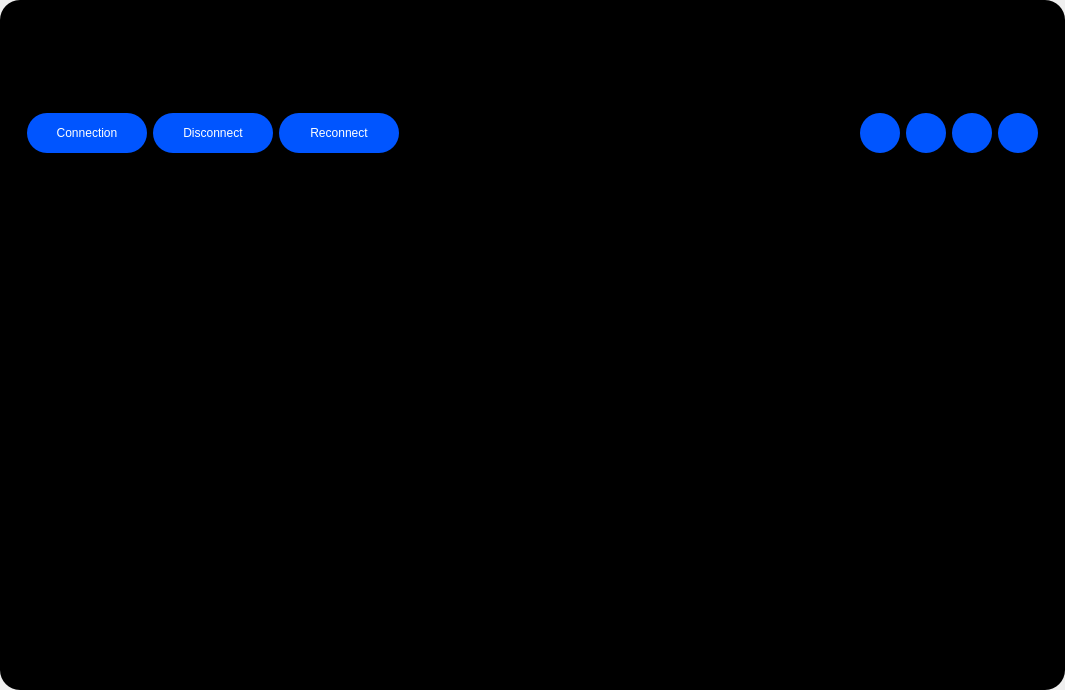
<?xml version="1.0" encoding="UTF-8"?>
<ui version="4.0">
 <class>MainWindow</class>
 <widget class="QMainWindow" name="MainWindow">
  <property name="geometry">
   <rect>
    <x>0</x>
    <y>0</y>
    <width>1065</width>
    <height>690</height>
   </rect>
  </property>
  <property name="windowTitle">
   <string>MainWindow</string>
  </property>
  <property name="styleSheet">
   <string notr="true">border-radius: 20px;
</string>
  </property>
  <widget class="QWidget" name="centralwidget">
   <layout class="QVBoxLayout" name="verticalLayout">
    <property name="spacing">
     <number>0</number>
    </property>
    <property name="leftMargin">
     <number>0</number>
    </property>
    <property name="topMargin">
     <number>0</number>
    </property>
    <property name="rightMargin">
     <number>0</number>
    </property>
    <property name="bottomMargin">
     <number>0</number>
    </property>
    <item>
     <widget class="QFrame" name="frame">
      <property name="styleSheet">
       <string notr="true">background-color: rgb(0, 0, 0);
border-radius: 20px;
border-color: rgb(170, 255, 255);
border-color: rgb(0, 0, 0);
border-width : 1.2px;</string>
      </property>
      <property name="frameShape">
       <enum>QFrame::StyledPanel</enum>
      </property>
      <property name="frameShadow">
       <enum>QFrame::Raised</enum>
      </property>
      <layout class="QVBoxLayout" name="verticalLayout_2" stretch="1,0,8">
       <item>
        <widget class="QFrame" name="frame_Logo">
         <property name="minimumSize">
          <size>
           <width>0</width>
           <height>80</height>
          </size>
         </property>
         <property name="frameShape">
          <enum>QFrame::StyledPanel</enum>
         </property>
         <property name="frameShadow">
          <enum>QFrame::Raised</enum>
         </property>
         <layout class="QHBoxLayout" name="horizontalLayout_2">
          <item>
           <spacer name="horizontalSpacer">
            <property name="orientation">
             <enum>Qt::Horizontal</enum>
            </property>
            <property name="sizeHint" stdset="0">
             <size>
              <width>62</width>
              <height>20</height>
             </size>
            </property>
           </spacer>
          </item>
          <item>
           <widget class="QLabel" name="label">
            <property name="minimumSize">
             <size>
              <width>15</width>
              <height>40</height>
             </size>
            </property>
            <property name="maximumSize">
             <size>
              <width>160</width>
              <height>16777215</height>
             </size>
            </property>
            <property name="text">
             <string/>
            </property>
            <property name="pixmap">
             <pixmap>Imagenes/ProtosUN1.jpg</pixmap>
            </property>
            <property name="scaledContents">
             <bool>true</bool>
            </property>
           </widget>
          </item>
          <item>
           <spacer name="horizontalSpacer_2">
            <property name="orientation">
             <enum>Qt::Horizontal</enum>
            </property>
            <property name="sizeHint" stdset="0">
             <size>
              <width>42</width>
              <height>20</height>
             </size>
            </property>
           </spacer>
          </item>
         </layout>
        </widget>
       </item>
       <item>
        <widget class="QFrame" name="frame_control">
         <property name="minimumSize">
          <size>
           <width>0</width>
           <height>42</height>
          </size>
         </property>
         <property name="frameShape">
          <enum>QFrame::StyledPanel</enum>
         </property>
         <property name="frameShadow">
          <enum>QFrame::Raised</enum>
         </property>
         <layout class="QHBoxLayout" name="horizontalLayout">
          <item>
           <widget class="QFrame" name="frame_Conexiones">
            <property name="minimumSize">
             <size>
              <width>400</width>
              <height>40</height>
             </size>
            </property>
            <property name="maximumSize">
             <size>
              <width>16777215</width>
              <height>16777215</height>
             </size>
            </property>
            <property name="styleSheet">
             <string notr="true">QFrame{
background-color: rgb(0, 0, 0);

}

QPushButton{
background-color: rgb(0, 85, 255) ;
color: rgb(255, 255, 255);
font: 87 10pt &quot;Arial&quot;;
border-radius: 20px;
}

QPushButton:hover{
background-color: rgb(255, 255, 255);
color: rgb(0, 85, 255) ;
font: 87 10pt &quot;Arial&quot;;
border-radius: 20px;
}</string>
            </property>
            <property name="frameShape">
             <enum>QFrame::StyledPanel</enum>
            </property>
            <property name="frameShadow">
             <enum>QFrame::Raised</enum>
            </property>
            <layout class="QHBoxLayout" name="horizontalLayout_4">
             <item>
              <widget class="QPushButton" name="bt_conectar">
               <property name="minimumSize">
                <size>
                 <width>120</width>
                 <height>40</height>
                </size>
               </property>
               <property name="text">
                <string>Connection</string>
               </property>
              </widget>
             </item>
             <item>
              <widget class="QPushButton" name="bt_desconectar">
               <property name="minimumSize">
                <size>
                 <width>120</width>
                 <height>40</height>
                </size>
               </property>
               <property name="text">
                <string>Disconnect</string>
               </property>
              </widget>
             </item>
             <item>
              <widget class="QPushButton" name="bt_reconectar">
               <property name="minimumSize">
                <size>
                 <width>120</width>
                 <height>40</height>
                </size>
               </property>
               <property name="text">
                <string>Reconnect</string>
               </property>
              </widget>
             </item>
             <item>
              <spacer name="horizontalSpacer_3">
               <property name="orientation">
                <enum>Qt::Horizontal</enum>
               </property>
               <property name="sizeHint" stdset="0">
                <size>
                 <width>40</width>
                 <height>20</height>
                </size>
               </property>
              </spacer>
             </item>
            </layout>
           </widget>
          </item>
          <item>
           <widget class="QFrame" name="frame_aplicacion">
            <property name="minimumSize">
             <size>
              <width>400</width>
              <height>40</height>
             </size>
            </property>
            <property name="maximumSize">
             <size>
              <width>16777215</width>
              <height>16777215</height>
             </size>
            </property>
            <property name="styleSheet">
             <string notr="true">
QFrame{
background-color: rgb(0, 0, 0);
}

QPushButton{
background-color:rgb(0, 85, 255) ;
border-radius: 20px;
}

QPushButton:hover{
background-color: rgb(255, 255, 255);
color: rgb(0, 85, 255) ;
border-radius: 20px;
}</string>
            </property>
            <property name="frameShape">
             <enum>QFrame::StyledPanel</enum>
            </property>
            <property name="frameShadow">
             <enum>QFrame::Raised</enum>
            </property>
            <layout class="QHBoxLayout" name="horizontalLayout_3">
             <item>
              <spacer name="horizontalSpacer_4">
               <property name="orientation">
                <enum>Qt::Horizontal</enum>
               </property>
               <property name="sizeHint" stdset="0">
                <size>
                 <width>294</width>
                 <height>20</height>
                </size>
               </property>
              </spacer>
             </item>
             <item>
              <widget class="QPushButton" name="bt_minimizar">
               <property name="minimumSize">
                <size>
                 <width>40</width>
                 <height>40</height>
                </size>
               </property>
               <property name="maximumSize">
                <size>
                 <width>40</width>
                 <height>40</height>
                </size>
               </property>
               <property name="text">
                <string/>
               </property>
               <property name="icon">
                <iconset>
                 <normaloff>Imagenes/minimizar.png</normaloff>Imagenes/minimizar.png</iconset>
               </property>
               <property name="iconSize">
                <size>
                 <width>60</width>
                 <height>60</height>
                </size>
               </property>
              </widget>
             </item>
             <item>
              <widget class="QPushButton" name="bt_restaurar">
               <property name="minimumSize">
                <size>
                 <width>40</width>
                 <height>40</height>
                </size>
               </property>
               <property name="maximumSize">
                <size>
                 <width>40</width>
                 <height>40</height>
                </size>
               </property>
               <property name="text">
                <string/>
               </property>
               <property name="icon">
                <iconset>
                 <normaloff>Imagenes/restaurar.png</normaloff>Imagenes/restaurar.png</iconset>
               </property>
               <property name="iconSize">
                <size>
                 <width>60</width>
                 <height>60</height>
                </size>
               </property>
              </widget>
             </item>
             <item>
              <widget class="QPushButton" name="bt_maximizar">
               <property name="minimumSize">
                <size>
                 <width>40</width>
                 <height>40</height>
                </size>
               </property>
               <property name="maximumSize">
                <size>
                 <width>40</width>
                 <height>40</height>
                </size>
               </property>
               <property name="text">
                <string/>
               </property>
               <property name="icon">
                <iconset>
                 <normaloff>Imagenes/maximizar.png</normaloff>Imagenes/maximizar.png</iconset>
               </property>
               <property name="iconSize">
                <size>
                 <width>60</width>
                 <height>60</height>
                </size>
               </property>
              </widget>
             </item>
             <item>
              <widget class="QPushButton" name="bt_cerrar">
               <property name="minimumSize">
                <size>
                 <width>40</width>
                 <height>40</height>
                </size>
               </property>
               <property name="maximumSize">
                <size>
                 <width>40</width>
                 <height>40</height>
                </size>
               </property>
               <property name="text">
                <string/>
               </property>
               <property name="icon">
                <iconset>
                 <normaloff>Imagenes/cerrar.png</normaloff>Imagenes/cerrar.png</iconset>
               </property>
               <property name="iconSize">
                <size>
                 <width>60</width>
                 <height>60</height>
                </size>
               </property>
              </widget>
             </item>
            </layout>
           </widget>
          </item>
         </layout>
        </widget>
       </item>
       <item>
        <widget class="QFrame" name="frame_contenido">
         <property name="frameShape">
          <enum>QFrame::StyledPanel</enum>
         </property>
         <property name="frameShadow">
          <enum>QFrame::Raised</enum>
         </property>
        </widget>
       </item>
      </layout>
     </widget>
    </item>
   </layout>
  </widget>
 </widget>
 <resources/>
 <connections/>
</ui>
